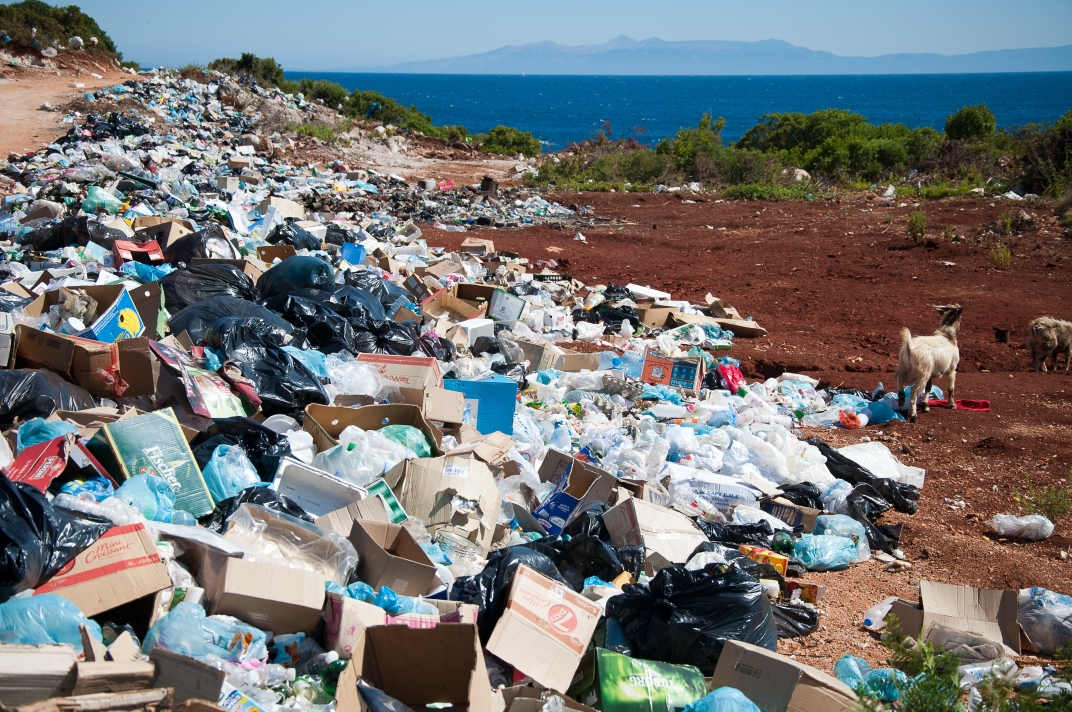
#> input picture template/template.jpg, 4288 x 2848 px (shown at 1/4 size)
$ python -i WasteCollector.py   (imports and definitions only)   (older library calls are emulated)
#> lines starting #> are read from the running program, lines starting #| are printed output that depends on the picture
import cv2
from tkinter import Tk, Label, Button
from PIL import Image, ImageTk
import json
import os

# [6 lines not run here, left out]
# [1 line that did not run here, left out]
# [1 line that did not run here, left out]
# [1 line that did not run here, left out]
# [1 line that did not run here, left out]
# [1 line that did not run here, left out]
# [1 line not run here, left out]

# Create a flag to track if 'q' key is pressed
stop_execution = False

def stopExecution(event):
    global stop_execution
    stop_execution = True

# Bind the 'q' key to the stopExecution function
# [1 line not run here, left out]

def runVideo():
    template = cv2.imread('template/template.jpg')
#> template is the input picture: shape (2848, 4288, 3); mean B, G, R 117.3, 117, 114.9
    template = cv2.resize(template, (150, 150))
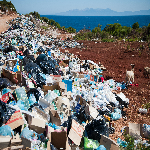
#> template: shape (150, 150, 3); mean B, G, R 117.1, 116.8, 114.7
    w = template.shape[1]
#> w = 150
    h = template.shape[0]
#> h = 150

    # Load user details from JSON file
    with open('C:/Users/LENOVO/OneDrive/Desktop/portfolio/Major/user_details/user_details_1.json') as json_file:
#> (reads user_details/user_details_1.json from the repository)
        details = json.load(json_file)
        name = details["name"]
        location = details["location"]
        description = details["description"]
        video_path = details["video_path"]

    if os.path.exists(video_path):
        video = cv2.VideoCapture(video_path)
        msg = ''

        while True:
            ret, frame = video.read()
            print(ret)
            if ret:
                cv2.imwrite("test.jpg", frame)
                img = cv2.imread("test.jpg")
                img = cv2.resize(img, (window_width, window_height))  # Resize video frame to fit the window
                img2 = img.copy()
                img = img2.copy()
                method = eval('cv2.TM_CCOEFF_NORMED')
                res = cv2.matchTemplate(img, template, method)
                min_val, max_val, min_loc, max_loc = cv2.minMaxLoc(res)
                x = min_loc[0]
                y = max_loc[0]
                x1 = min_loc[1]
                y1 = min_loc[1]
                matching_percentage = max_val * 100
                msg = ''
                if (x - y) < 45 and (x1 - y1) < 45 and matching_percentage >= match_threshold:
                    msg = f"Waste Detected ({matching_percentage:.2f}% match)"
                else:
                    msg = f"Waste Not Detected ({matching_percentage:.2f}% match)"
                print(str(min_val) + " " + str(max_val) + " " + str(min_loc) + " " + str(max_loc))
                if method in [cv2.TM_SQDIFF, cv2.TM_SQDIFF_NORMED]:
                    top_left = min_loc
                else:
                    top_left = max_loc
                bottom_right = (top_left[0] + w, top_left[1] + h)
                if (x - y) < 45 and (x1 - y1) < 45 and matching_percentage >= match_threshold:
                    cv2.rectangle(img, top_left, bottom_right, 155, 2)

                # Overlay user details on the video frame
                text_label = f"Name: {name}  Location: {location}  Description: {description}  {msg}"
                font = cv2.FONT_HERSHEY_SIMPLEX
                font_scale = 0.5
                font_color = (0, 0, 0)  # Black color
                text_size, _ = cv2.getTextSize(text_label, font, font_scale, 1)
                text_x = img.shape[1] - text_size[0] - 20  # Position on the top right corner
                text_y = 20
                cv2.putText(img, text_label, (text_x, text_y), font, font_scale, font_color, 2)

                cv2.namedWindow('Frame', cv2.WINDOW_NORMAL)  # Use a normal window instead of full screen
                cv2.setWindowProperty('Frame', cv2.WND_PROP_FULLSCREEN, cv2.WINDOW_FULLSCREEN)
                cv2.imshow('Frame', img)
                cv2.imshow('Template Matching', res)
                if cv2.waitKey(3) & 0xFF == ord('q'):
                    break
            else:
                break

        video.release()
        cv2.destroyAllWindows()
    else:
        print(f"Video file not found at path: {video_path}")

font = ('times', 24, 'bold')
# [1 line that did not run here, left out]
# [3 lines not run here, left out]

font1 = ('times', 14, 'bold')
# [1 line that did not run here, left out]
# [5 lines not run here, left out]

>>> result = runVideo()
